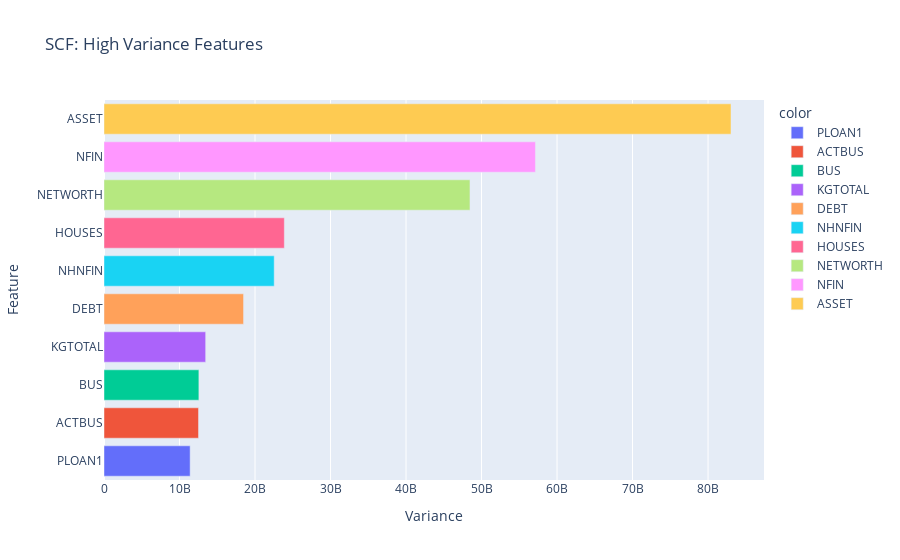

Here is the notebook cell this chart was saved with:
### Markdown cell above
- Visualize the top ten of features which have the most variance

### Code cell
# Create horizontal bar chart of `top_ten_var`
fig = px.bar(
    x=top_ten_var,
    y=top_ten_var.index,
    color=top_ten_var.index,
    title="SCF: High Variance Features"
)
fig.update_layout(xaxis_title="Variance", yaxis_title="Feature")
fig.show()

### Figure 1 — Plotly figure (JSON) as saved in the notebook; plotly's stock layout.template omitted (floating-point values rounded to 4 significant figures)
{"data": [{"alignmentgroup": "True", "hovertemplate": "color=PLOAN1<br>x=%{x}<br>y=%{y}<extra></extra>", "legendgroup": "PLOAN1", "marker": {"color": "#636efa", "pattern": {"shape": ""}}, "name": "PLOAN1", "offsetgroup": "PLOAN1", "orientation": "h", "showlegend": true, "textposition": "auto", "type": "bar", "x": [11410000000.0], "xaxis": "x", "y": ["PLOAN1"], "yaxis": "y"}, {"alignmentgroup": "True", "hovertemplate": "color=ACTBUS<br>x=%{x}<br>y=%{y}<extra></extra>", "legendgroup": "ACTBUS", "marker": {"color": "#EF553B", "pattern": {"shape": ""}}, "name": "ACTBUS", "offsetgroup": "ACTBUS", "orientation": "h", "showlegend": true, "textposition": "auto", "type": "bar", "x": [12520000000.0], "xaxis": "x", "y": ["ACTBUS"], "yaxis": "y"}, {"alignmentgroup": "True", "hovertemplate": "color=BUS<br>x=%{x}<br>y=%{y}<extra></extra>", "legendgroup": "BUS", "marker": {"color": "#00cc96", "pattern": {"shape": ""}}, "name": "BUS", "offsetgroup": "BUS", "orientation": "h", "showlegend": true, "textposition": "auto", "type": "bar", "x": [12570000000.0], "xaxis": "x", "y": ["BUS"], "yaxis": "y"}, {"alignmentgroup": "True", "hovertemplate": "color=KGTOTAL<br>x=%{x}<br>y=%{y}<extra></extra>", "legendgroup": "KGTOTAL", "marker": {"color": "#ab63fa", "pattern": {"shape": ""}}, "name": "KGTOTAL", "offsetgroup": "KGTOTAL", "orientation": "h", "showlegend": true, "textposition": "auto", "type": "bar", "x": [13460000000.0], "xaxis": "x", "y": ["KGTOTAL"], "yaxis": "y"}, {"alignmentgroup": "True", "hovertemplate": "color=DEBT<br>x=%{x}<br>y=%{y}<extra></extra>", "legendgroup": "DEBT", "marker": {"color": "#FFA15A", "pattern": {"shape": ""}}, "name": "DEBT", "offsetgroup": "DEBT", "orientation": "h", "showlegend": true, "textposition": "auto", "type": "bar", "x": [18480000000.0], "xaxis": "x", "y": ["DEBT"], "yaxis": "y"}, {"alignmentgroup": "True", "hovertemplate": "color=NHNFIN<br>x=%{x}<br>y=%{y}<extra></extra>", "legendgroup": "NHNFIN", "marker": {"color": "#19d3f3", "pattern": {"shape": ""}}, "name": "NHNFIN", "offsetgroup": "NHNFIN", "orientation": "h", "showlegend": true, "textposition": "auto", "type": "bar", "x": [22540000000.0], "xaxis": "x", "y": ["NHNFIN"], "yaxis": "y"}, {"alignmentgroup": "True", "hovertemplate": "color=HOUSES<br>x=%{x}<br>y=%{y}<extra></extra>", "legendgroup": "HOUSES", "marker": {"color": "#FF6692", "pattern": {"shape": ""}}, "name": "HOUSES", "offsetgroup": "HOUSES", "orientation": "h", "showlegend": true, "textposition": "auto", "type": "bar", "x": [23880000000.0], "xaxis": "x", "y": ["HOUSES"], "yaxis": "y"}, {"alignmentgroup": "True", "hovertemplate": "color=NETWORTH<br>x=%{x}<br>y=%{y}<extra></extra>", "legendgroup": "NETWORTH", "marker": {"color": "#B6E880", "pattern": {"shape": ""}}, "name": "NETWORTH", "offsetgroup": "NETWORTH", "orientation": "h", "showlegend": true, "textposition": "auto", "type": "bar", "x": [48470000000.0], "xaxis": "x", "y": ["NETWORTH"], "yaxis": "y"}, {"alignmentgroup": "True", "hovertemplate": "color=NFIN<br>x=%{x}<br>y=%{y}<extra></extra>", "legendgroup": "NFIN", "marker": {"color": "#FF97FF", "pattern": {"shape": ""}}, "name": "NFIN", "offsetgroup": "NFIN", "orientation": "h", "showlegend": true, "textposition": "auto", "type": "bar", "x": [57140000000.0], "xaxis": "x", "y": ["NFIN"], "yaxis": "y"}, {"alignmentgroup": "True", "hovertemplate": "color=ASSET<br>x=%{x}<br>y=%{y}<extra></extra>", "legendgroup": "ASSET", "marker": {"color": "#FECB52", "pattern": {"shape": ""}}, "name": "ASSET", "offsetgroup": "ASSET", "orientation": "h", "showlegend": true, "textposition": "auto", "type": "bar", "x": [83040000000.0], "xaxis": "x", "y": ["ASSET"], "yaxis": "y"}], "layout": {"autosize": true, "barmode": "relative", "legend": {"title": {"text": "color"}, "tracegroupgap": 0}, "title": {"text": "SCF: High Variance Features"}, "xaxis": {"anchor": "y", "autorange": true, "domain": [0, 1], "range": [0, 87410000000.0], "title": {"text": "Variance"}, "type": "linear"}, "yaxis": {"anchor": "x", "autorange": true, "domain": [0, 1], "range": [-0.5, 9.5], "title": {"text": "Feature"}, "type": "category"}}}
